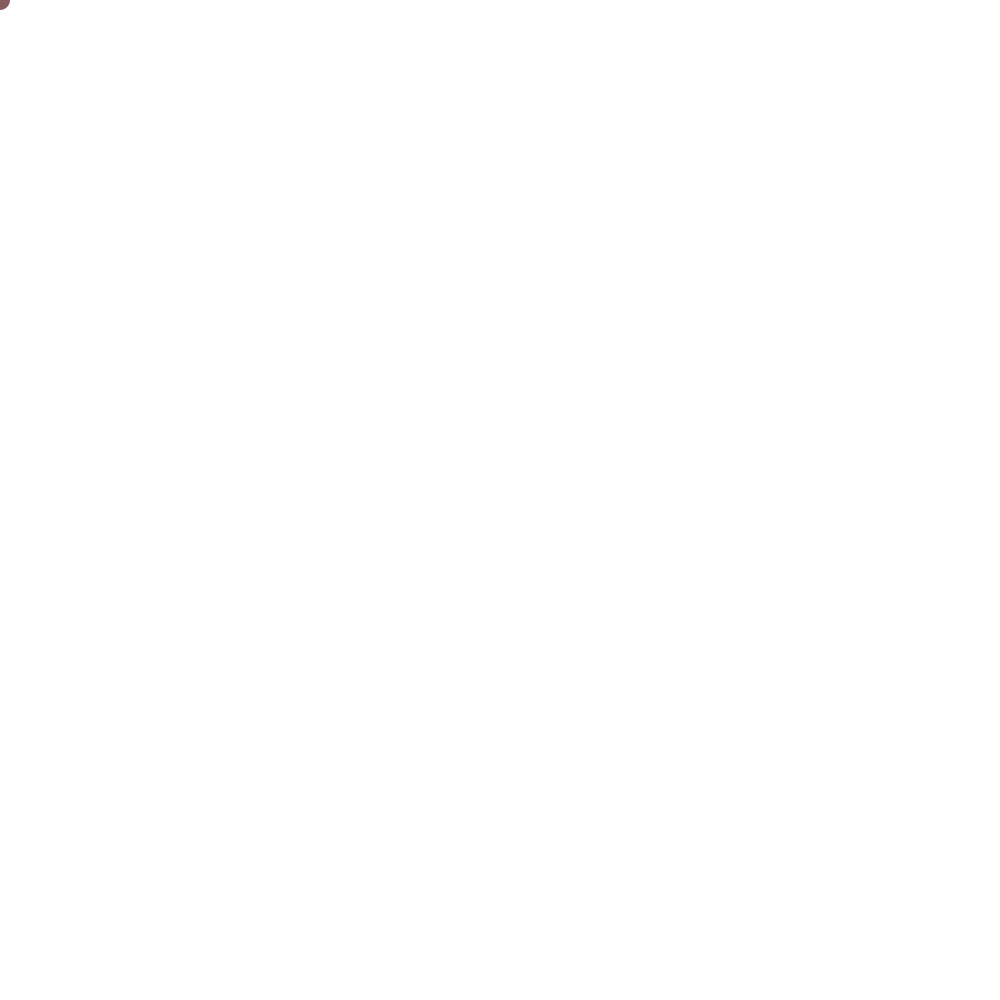
Frame 1 (no input)
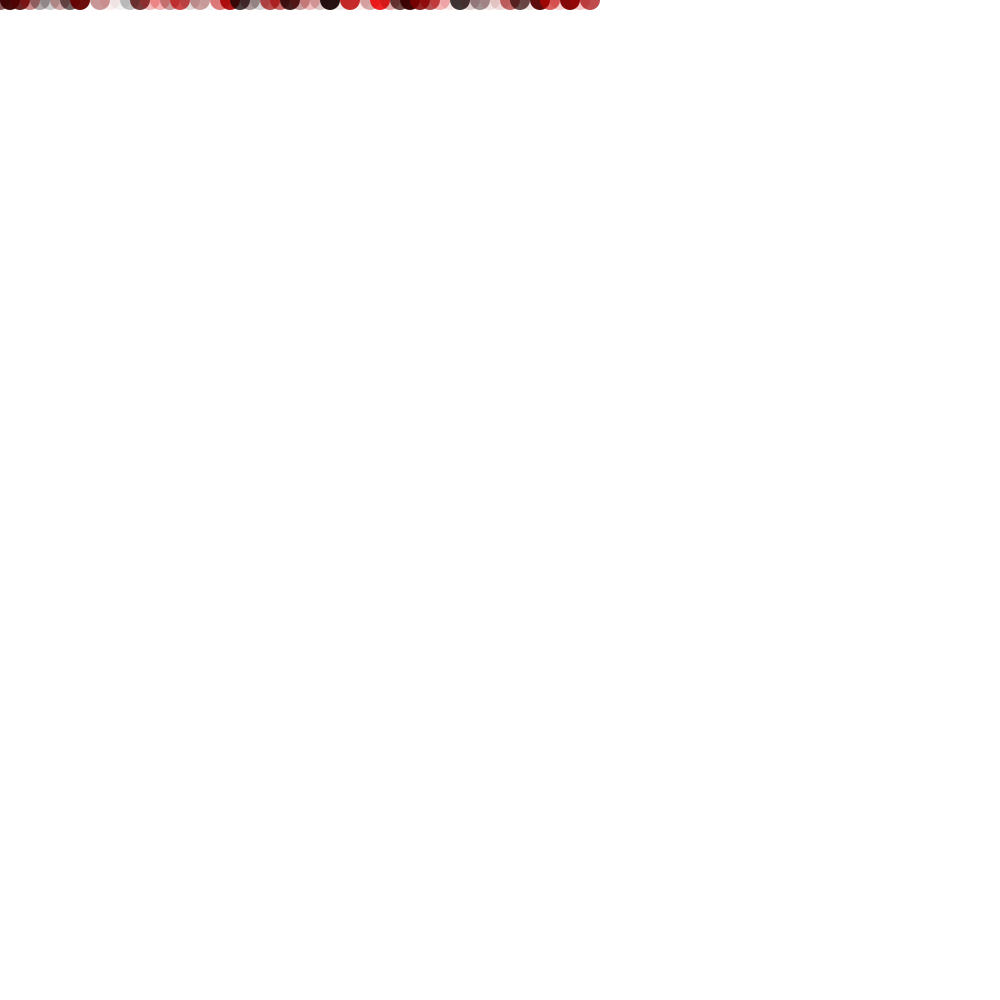
Frame 60 (the mouse pressed at the canvas centre just before this capture)
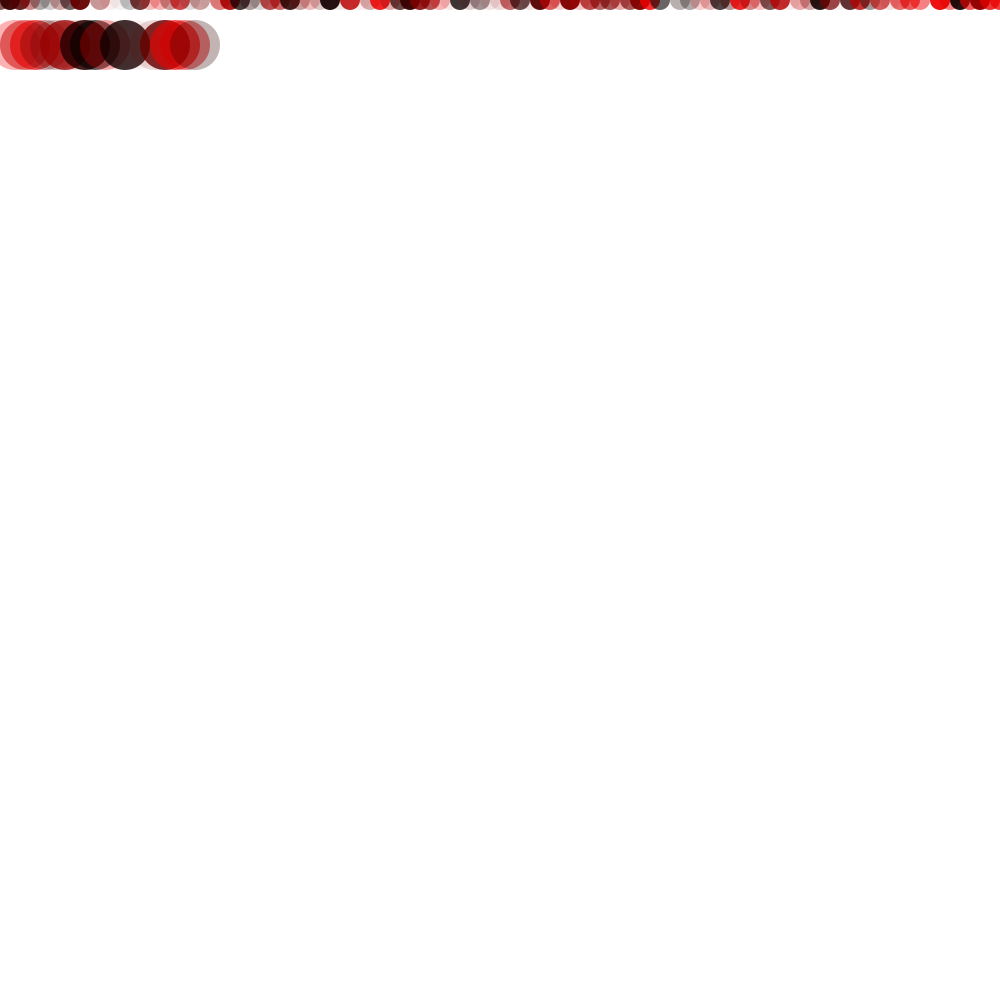
Frame 120 (the mouse held since frame 60 and released just before this capture)

The Processing sketch that drew these frames (run headless with seeded random() and noise(); from frame 60 on, the mouse is pressed at the canvas centre):

// Processing sketch: processing_32426
// ── processing_32426.pde

//import processing.pdf.*;

float rr = 200;
float gg = 0;
float bb = 0;
float trans = 150;
float x = 0;
float y = 0;
float diam = 20;

void setup(){ 
 
  size (1000, 1000);
 // beginRecord(PDF, "code8.pdf");
  background (255);
  smooth();
  frameRate(2000);
}

void draw ()
{
  trans = random(255);
  bb = random(0);
  gg = random(0);
  rr = random(255);
 
  noStroke();
  fill(rr,gg,bb,trans);
ellipse (x, y, diam, diam);
 
   x = x + 10;
   
   if(x > 1000){
     y = y+45;
     x = 15;
     diam = 50;
   }
    //     if(y > 1000) {
  //  noLoop();
  //  endRecord();
  //  }

}
